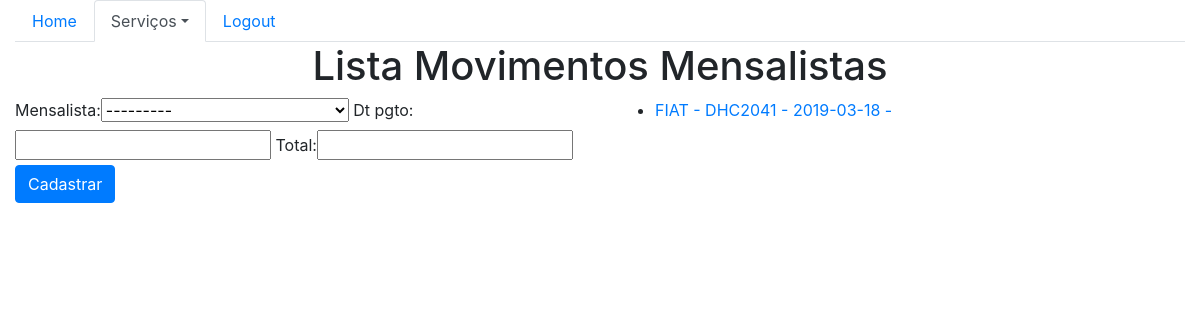
Before: /sistema/mov-mensalistas/ (signed in) with the older database file.
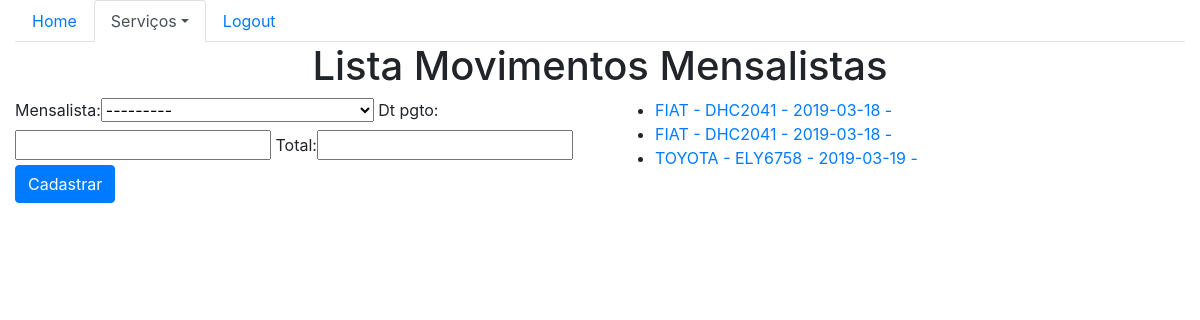
After: the same page with the newer database file.
### core/models.py (models this page shows, shortened)
class MovMensalista(models.Model):
    mensalista = models.ForeignKey(Mensalista, models.CASCADE)
    dt_pgto = models.DateField()
    total = models.DecimalField(max_digits=6, decimal_places=2)

class Mensalista(models.Model):
    veiculo = models.ForeignKey(Veiculo, models.CASCADE)
    inicio = models.DateField()
    valor_mes = models.DecimalField(max_digits=6, decimal_places=2)
    def __str__(self):
        return str(self.veiculo) + ' - ' + str(self.inicio)

class Veiculo(models.Model):
    marca = models.ForeignKey(Marca, on_delete=models.CASCADE)
    placa = models.CharField(max_length=7)
    proprietario = models.ForeignKey(Pessoa, on_delete=models.CASCADE)
    cor = models.CharField(max_length=15)
    observacoes = models.TextField()
    def __str__(self):
        return self.marca.nome + ' - ' + self.placa

class Marca(models.Model):
    nome = models.CharField(max_length=50)

### core/views.py (the view)
@login_required
def lista_mov_mensalistas(request):
    mov_mensalistas = MovMensalista.objects.all()
    form = MovMensalistaForm()
    data = {'mov_mensalistas':mov_mensalistas, 'form':form}
    return render(request, 'core/lista_mov_mensalistas.html', data)

### core/forms.py
class MovMensalistaForm(ModelForm):
    class Meta:
        model = MovMensalista
        fields = '__all__'

### core/templates/core/lista_mov_mensalistas.html (shortened to what this page needs)
{% extends 'base.html'%}
{% load bootstrap %}
{% block menu %}
    <ul class="nav nav-tabs">
        <li class="nav-item">
        <a class="nav-link" href="{% url 'core_home' %}">Home</a>
        </li>
        <li class="nav-item dropdown">
        <a class="nav-link dropdown-toggle active" data-toggle="dropdown" href="#" role="button" aria-haspopup="true" aria-expanded="false">Serviços</a>
        </li>
        <li class="nav-item">
        <a class="nav-link" href="#">Logout</a>
        </li>
    </ul>
{% endblock %}
{% block main %}
<div class="row">
    <div class="mx-auto">
        <h1>Lista Movimentos Mensalistas</h1>
    </div>
</div>
<class class="row">
    <class class="col-sm-6">
        <form action="{% url 'core_mov_mensalistas_novo' %}" method="POST">
                {{ form|bootstrap }}
                <button type="submit" class="btn btn-primary">Cadastrar</button>
        </form>
    </class>
    <class class="col-sm-6">
        <ul>
            {% for mov_mensalista in mov_mensalistas %}
                    <li>
                        <a href="{% url 'core_mov_mensalistas_update' mov_mensalista.id %}"> {{ mov_mensalista.mensalista }} - {{dt_pgto}} </a>
                    </li>
            {% endfor %}
        </ul>
    </class>
</class>
{% endblock %}

Changed rows visible on the page:
added MovMensalista: mensalista "FIAT - DHC2041 - 2019-03-18"
added MovMensalista: mensalista "TOYOTA - ELY6758 - 2019-03-19"
